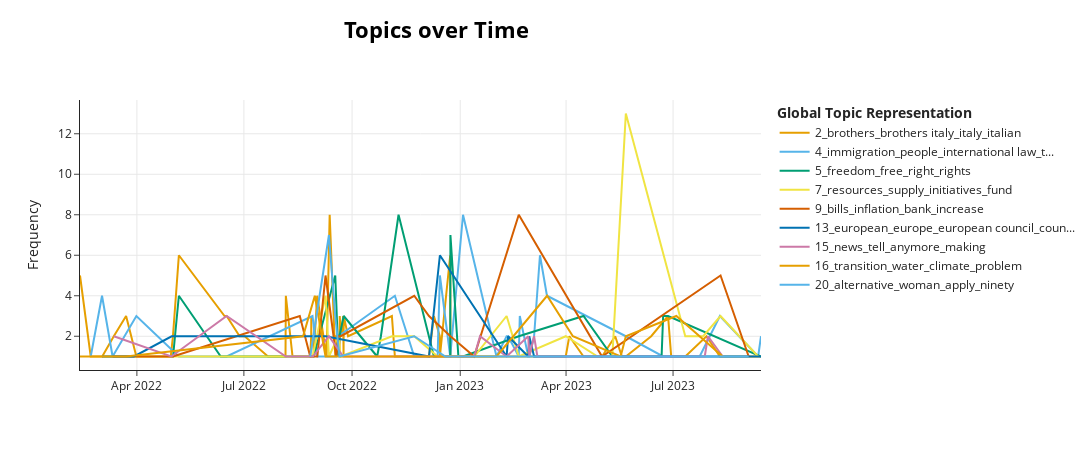

Notebook cell for this chart:
### Markdown cell above
## Topics over time 

Make sure to use a limited number of unique timestamps (<100) as the c-TF-IDF representation will be calculated at each single unique timestamp. Having a large number of unique timestamps can take some time to be calculated. Moreover, there aren't many use-cased where you would like to see the difference in topic representations over more than 100 different timestamps.

### Code cell
topics_over_time = topic_model.topics_over_time(docs, timestamps)
topic_model.visualize_topics_over_time(topics_over_time, topics=topics)

### Figure 1 — Plotly figure (JSON) as saved in the notebook; plotly's stock layout.template omitted (floating-point values rounded to 4 significant figures)
{"data": [{"hoverinfo": "text", "hovertext": ["<b>Topic 2</b><br>Words: brothers, brothers italy, italy, democratic party, democratic", "<b>Topic 2</b><br>Words: sorry, brothers, brothers italy, italy, italian", "<b>Topic 2</b><br>Words: happened say, say italian, happened, italian, say", "<b>Topic 2</b><br>Words: brothers, brothers italy, italy, italian, world", "<b>Topic 2</b><br>Words: discovered, mentioned, word, putin, unfortunately", "<b>Topic 2</b><br>Words: brothers, brothers italy, facts, italy, 2021", "<b>Topic 2</b><br>Words: issue parliament, lamorgese, minister, issue, yesterday", "<b>Topic 2</b><br>Words: conservative, giorgia meloni, giorgia, brothers, okay", "<b>Topic 2</b><br>Words: dark, dark shirt, shirt, tribute, black", "<b>Topic 2</b><br>Words: live italy, long live, live, brothers, long", "<b>Topic 2</b><br>Words: brothers, govern, brothers italy, party, illiberal", "<b>Topic 2</b><br>Words: brothers, brothers italy, italy continues, continues, grow", "<b>Topic 2</b><br>Words: italy continues, continues, course, giorgia, brothers", "<b>Topic 2</b><br>Words: centre, centre right, won, brothers, brother", "<b>Topic 2</b><br>Words: ius, hold, soli, ius soli, italian left", "<b>Topic 2</b><br>Words: blocked, france, just, italy, brothers", "<b>Topic 2</b><br>Words: alive, brothers, italy, brothers italy, italian", "<b>Topic 2</b><br>Words: cultural hegemony, italy cultural, left italy, hegemony, cultural", "<b>Topic 2</b><br>Words: brothers, brothers italy, elections, program, political", "<b>Topic 2</b><br>Words: brothers, brothers italy, italy, parts, western", "<b>Topic 2</b><br>Words: italy political, voted, legislature, remains, brothers", "<b>Topic 2</b><br>Words: revolution, relations, businesses, brothers, brothers italy", "<b>Topic 2</b><br>Words: work hard, italy worked, deserves, agriculture, hard", "<b>Topic 2</b><br>Words: island, draw, managed, small, world", "<b>Topic 2</b><br>Words: security, legality fight, right wing, fight degradation, brothers", "<b>Topic 2</b><br>Words: perspective, radical, account, introduction, proposed", "<b>Topic 2</b><br>Words: brothers, brothers italy, employed workers, management, intended", "<b>Topic 2</b><br>Words: giorgio, black, guys, daughter, making", "<b>Topic 2</b><br>Words: grew, prime ministers, germany, prime, ministers", "<b>Topic 2</b><br>Words: italian foreign, foreign minister, attempt, lost, goes", "<b>Topic 2</b><br>Words: immediately, suffer, home, thrown, italian brothers", "<b>Topic 2</b><br>Words: lift, palace, fifth september, living rooms, rooms", "<b>Topic 2</b><br>Words: brothers, water, brothers italy, par, environmental", "<b>Topic 2</b><br>Words: chico, brothers, brothers italy, italy, italy continue", "<b>Topic 2</b><br>Words: italian brothers, govern, ones, don want, brothers", "<b>Topic 2</b><br>Words: national team, team, national, dedicated, world", "<b>Topic 2</b><br>Words: italian, let, brothers, brothers italy, italy", "<b>Topic 2</b><br>Words: brothers, brothers italy, arrived, joint, behavior", "<b>Topic 2</b><br>Words: say brothers, explains, italy want, attack, brothers", "<b>Topic 2</b><br>Words: past, brothers, brothers italy, italy, italian", "<b>Topic 2</b><br>Words: symbol, cards, brothers, brothers italy, italy mean", "<b>Topic 2</b><br>Words: fantastic, window, taught, explain, making", "<b>Topic 2</b><br>Words: brothers, symbol, brothers italy, voted, italy", "<b>Topic 2</b><br>Words: sunday seven, sunday, september, fifth, symbol", "<b>Topic 2</b><br>Words: live italy, italy italy, long live, italy, ready", "<b>Topic 2</b><br>Words: given, great objective, italians, flag, ensure", "<b>Topic 2</b><br>Words: president european, met, president, european, von", "<b>Topic 2</b><br>Words: respect, laws italian, organize, laws, italian state", "<b>Topic 2</b><br>Words: cash limit, borders, limit, cash, italy", "<b>Topic 2</b><br>Words: car, looks, noticed, francesco, city", "<b>Topic 2</b><br>Words: saturday, piazza, celebrated, marks, foundation", "<b>Topic 2</b><br>Words: enter, enter italy, legally, illegally, italy", "<b>Topic 2</b><br>Words: know looking, matteo, guys, count, words", "<b>Topic 2</b><br>Words: italy say, say thank, thank, italy, say", "<b>Topic 2</b><br>Words: petrol italy, half euros, respectable, television, price petrol", "<b>Topic 2</b><br>Words: price, lower price, rises, uses, italy program", "<b>Topic 2</b><br>Words: organized crime, occupied, organized, crime, sixteen", "<b>Topic 2</b><br>Words: proud, believe italians, proud italy, italians proud, italians", "<b>Topic 2</b><br>Words: migratory, central mediterranean, europe italy, central, mediterranean", "<b>Topic 2</b><br>Words: leader, protagonist, yes italy, yes, italy", "<b>Topic 2</b><br>Words: january, italy, months, obviously italy, previous year", "<b>Topic 2</b><br>Words: world, wine, minister, minister san, giuliano", "<b>Topic 2</b><br>Words: studying, italian, know, brothers, brothers italy", "<b>Topic 2</b><br>Words: superbonus, thinking, example, brothers, brothers italy", "<b>Topic 2</b><br>Words: history, italian people, protagonists, italy want, results", "<b>Topic 2</b><br>Words: express condolences, japan, condolences, caused, giorgio", "<b>Topic 2</b><br>Words: lend hand, lend, guys, came, best", "<b>Topic 2</b><br>Words: world, silvio, influential, silvio berlusconi, berlusconi", "<b>Topic 2</b><br>Words: stop, right, brothers, brothers italy, italy", "<b>Topic 2</b><br>Words: instrumentally, predict, centre right, centre, led", "<b>Topic 2</b><br>Words: post office, million euros, post, invested, help families", "<b>Topic 2</b><br>Words: looked, attention, happy want, important role, great", "<b>Topic 2</b><br>Words: hires expected, half million, july, new hires, estimate", "<b>Topic 2</b><br>Words: expectations, live, brothers, brothers italy, italians", "<b>Topic 2</b><br>Words: authoritative, mario draghi, mario, draghi, mean"], "marker": {"color": "#E69F00"}, "mode": "lines", "name": "2_brothers_brothers italy_italy_italian", "type": "scatter", "x": ["2022-02-11T14:53:48", "2022-02-20T17:31:35", "2022-02-23T13:18:25", "2022-03-02T12:15:45", "2022-03-12T08:40:33", "2022-03-22T19:50:37", "2022-03-31T13:27:11", "2022-04-29T19:27:55", "2022-05-01T15:59:33", "2022-05-01T18:13:49", "2022-05-06T17:00:19", "2022-06-14T13:13:52", "2022-06-16T07:45:05", "2022-06-27T09:06:31", "2022-07-01T15:02:08", "2022-07-21T13:22:30", "2022-07-22T13:00:43", "2022-08-05T09:27:55", "2022-08-05T16:28:13", "2022-08-11T09:08:55", "2022-08-17T07:37:47", "2022-08-18T08:25:07", "2022-08-20T08:08:08", "2022-08-21T07:24:39", "2022-08-24T08:54:47", "2022-08-26T09:42:38", "2022-08-27T05:31:16", "2022-08-27T07:48:11", "2022-08-27T08:25:40", "2022-08-28T13:15:50", "2022-08-29T08:53:05", "2022-08-29T18:04:45", "2022-08-30T08:04:28", "2022-09-01T07:19:51", "2022-09-09T07:51:31", "2022-09-11T22:54:29", "2022-09-16T16:59:27", "2022-09-17T13:22:40", "2022-09-19T07:16:10", "2022-09-20T07:30:09", "2022-09-20T12:18:42", "2022-09-21T14:40:56", "2022-09-23T10:52:45", "2022-09-23T18:23:22", "2022-09-23T21:32:32", "2022-09-27T14:42:21", "2022-11-03T20:58:11", "2022-11-06T09:54:18", "2022-12-05T10:17:50", "2022-12-09T14:55:44", "2022-12-14T14:27:54", "2022-12-14T16:55:46", "2022-12-23T11:40:32", "2022-12-23T15:53:10", "2023-01-11T21:45:57", "2023-01-12T21:15:08", "2023-02-20T15:33:02", "2023-02-27T20:12:23", "2023-03-15T18:22:50", "2023-03-15T20:54:21", "2023-03-31T17:38:24", "2023-04-03T18:17:10", "2023-04-15T20:13:16", "2023-05-01T13:52:39", "2023-05-12T18:34:35", "2023-05-18T11:17:32", "2023-05-21T20:01:47", "2023-06-12T10:09:33", "2023-06-26T17:49:06", "2023-06-29T10:16:43", "2023-07-11T09:27:53", "2023-07-29T10:40:04", "2023-08-09T20:02:33", "2023-09-12T16:05:41", "2023-09-13T18:57:03"], "y": [5, 1, 1, 1, 2, 3, 1, 1, 2, 2, 6, 3, 3, 2, 2, 1, 1, 1, 4, 1, 1, 1, 1, 1, 1, 1, 2, 3, 2, 2, 1, 1, 2, 4, 1, 8, 1, 2, 2, 1, 3, 2, 3, 1, 3, 2, 3, 1, 1, 3, 2, 1, 6, 1, 1, 1, 1, 1, 1, 1, 1, 2, 1, 1, 2, 1, 1, 2, 3, 1, 1, 2, 1, 1, 1]}, {"hoverinfo": "text", "hovertext": ["<b>Topic 4</b><br>Words: immigrants, rome, thousands, illegal, want", "<b>Topic 4</b><br>Words: fleeing, faced, community, respectful, say years", "<b>Topic 4</b><br>Words: chinese model, virus, china, chinese, model", "<b>Topic 4</b><br>Words: emergency, existed, instead, immigration, dealers", "<b>Topic 4</b><br>Words: barricades, concessions, sea, public, immigration", "<b>Topic 4</b><br>Words: dangerous, dangerous person, free world, certain point, decides", "<b>Topic 4</b><br>Words: homes, fight, eighty, thousand, family", "<b>Topic 4</b><br>Words: citizenship income, citizenship, don afraid, say people, income", "<b>Topic 4</b><br>Words: regulatory changes, respectively, businesses citizens, regulatory, frequent", "<b>Topic 4</b><br>Words: income, citizen income, citizen, committee, helped", "<b>Topic 4</b><br>Words: heard, rule, tosi, demonstrations, look agree", "<b>Topic 4</b><br>Words: thirty years, years old, recipients, hire, old", "<b>Topic 4</b><br>Words: immigrants, immigration, decree, jobs, mean", "<b>Topic 4</b><br>Words: intend modify, people culture, confirm, modify, taking", "<b>Topic 4</b><br>Words: want fight, fight, immigration, trafficking, human", "<b>Topic 4</b><br>Words: happen, national borders, borders, national, immigration", "<b>Topic 4</b><br>Words: international law, international, law, authorization, forth", "<b>Topic 4</b><br>Words: traffickers, support ukraine, human traffickers, meetings, begun", "<b>Topic 4</b><br>Words: topic, issue, past, migration, conclusions", "<b>Topic 4</b><br>Words: european, approach migration, needs european, view changes, migration", "<b>Topic 4</b><br>Words: transferable, currently, wants, longer, immigration", "<b>Topic 4</b><br>Words: criminal, public, public housing, occupied, housing", "<b>Topic 4</b><br>Words: people risk, risk dying, ngos, route, demonstrates", "<b>Topic 4</b><br>Words: people risk, risk dying, ngos, route, demonstrates", "<b>Topic 4</b><br>Words: governmental organizations, non governmental, governmental, organizations, save", "<b>Topic 4</b><br>Words: trafficking, provides, crime, traffickers, death", "<b>Topic 4</b><br>Words: immigration, concerns, protection, relationship, right", "<b>Topic 4</b><br>Words: moved, speranza, experiencing, immediate answers, tragedy", "<b>Topic 4</b><br>Words: depth, suffer, stories, violence, persecution", "<b>Topic 4</b><br>Words: regards, migration, certainly, case, immigration", "<b>Topic 4</b><br>Words: citizenship income, citizenship, hires expected, campania, lot controversy", "<b>Topic 4</b><br>Words: migration, united, references, states european, development migration", "<b>Topic 4</b><br>Words: blanket, secondary, facing, want tell, bit like"], "marker": {"color": "#56B4E9"}, "mode": "lines", "name": "4_immigration_people_international law_t...", "type": "scatter", "x": ["2022-02-20T17:31:35", "2022-03-02T08:21:13", "2022-03-11T08:13:53", "2022-03-31T13:27:11", "2022-05-06T17:00:19", "2022-06-16T07:45:05", "2022-08-28T08:41:23", "2022-09-01T11:00:10", "2022-09-17T13:22:40", "2022-09-19T07:16:10", "2022-11-06T09:54:18", "2022-11-22T20:52:09", "2022-12-06T12:12:07", "2022-12-12T17:40:37", "2022-12-14T16:55:46", "2022-12-23T11:40:32", "2023-01-03T08:30:45", "2023-01-31T20:04:40", "2023-02-09T10:44:06", "2023-02-10T16:55:28", "2023-02-19T18:32:15", "2023-02-20T15:33:02", "2023-02-27T20:12:23", "2023-02-28T17:17:52", "2023-03-04T19:29:39", "2023-03-09T19:13:12", "2023-03-15T18:22:50", "2023-05-21T20:01:47", "2023-06-22T13:26:10", "2023-07-23T14:28:34", "2023-08-09T20:02:33", "2023-09-11T09:02:24", "2023-09-13T18:57:03"], "y": [1, 4, 1, 3, 1, 1, 3, 1, 1, 2, 4, 1, 1, 1, 5, 1, 8, 1, 2, 2, 1, 3, 1, 1, 2, 6, 4, 2, 1, 1, 3, 1, 2]}, {"hoverinfo": "text", "hovertext": ["<b>Topic 5</b><br>Words: giuseppe, conte, networks, saturday, arrives", "<b>Topic 5</b><br>Words: freedom, free, right, rights, liberal", "<b>Topic 5</b><br>Words: right, liberal, country, distance, europeanism", "<b>Topic 5</b><br>Words: poverty exactly, freedom, depend, build, poverty", "<b>Topic 5</b><br>Words: earth, freedom, free, right, rights", "<b>Topic 5</b><br>Words: freedom, matter, new, free, right", "<b>Topic 5</b><br>Words: freedom, guaranteed, favor, safety, safety citizens", "<b>Topic 5</b><br>Words: express solidarity, justice, victim, express, video", "<b>Topic 5</b><br>Words: cost, does, freedom, free, right", "<b>Topic 5</b><br>Words: taken, longer, freedom, free, right", "<b>Topic 5</b><br>Words: rights, away, right, don want, away rights", "<b>Topic 5</b><br>Words: disabled, think, freedom, free, right", "<b>Topic 5</b><br>Words: social, era, freedom, mass, expression thought", "<b>Topic 5</b><br>Words: restore, freedom, greatness, sunday seven, freedom nation", "<b>Topic 5</b><br>Words: loyally, exercise, faithful, laws, mandate", "<b>Topic 5</b><br>Words: free, person, consist, freedom, exactly", "<b>Topic 5</b><br>Words: freedom, value, democracies, regimes, celebrating", "<b>Topic 5</b><br>Words: liberation, freedom, free, right, rights", "<b>Topic 5</b><br>Words: freedom, free, right, rights, liberal", "<b>Topic 5</b><br>Words: free, extent, choice, love, choice choice", "<b>Topic 5</b><br>Words: future, freedom, free, right, rights", "<b>Topic 5</b><br>Words: different, freedom, free, right, rights", "<b>Topic 5</b><br>Words: free, repeat, isn, risk, tell", "<b>Topic 5</b><br>Words: freedom, knowledge, fun, know make, studying", "<b>Topic 5</b><br>Words: article constitution, article, constitution, freedom, free", "<b>Topic 5</b><br>Words: child, does prevent, rediscover, beauty, parents", "<b>Topic 5</b><br>Words: love, country, freedom, free, right", "<b>Topic 5</b><br>Words: reliable, presentable, achieved, governing, perfectly", "<b>Topic 5</b><br>Words: beliefs, man, afraid, defend, freedom", "<b>Topic 5</b><br>Words: don know, know, don, freedom, democracy", "<b>Topic 5</b><br>Words: remember, freedom, free, right, rights", "<b>Topic 5</b><br>Words: freedom, religious, forgotten, freedoms, remaining", "<b>Topic 5</b><br>Words: seek, does mean, allowed, mean, respect", "<b>Topic 5</b><br>Words: meaning, freedom, free, right, rights"], "marker": {"color": "#009E73"}, "mode": "lines", "name": "5_freedom_free_right_rights", "type": "scatter", "x": ["2022-04-30T07:15:20", "2022-05-01T18:13:49", "2022-05-06T17:00:19", "2022-06-11T08:15:36", "2022-06-27T09:06:31", "2022-08-11T09:08:55", "2022-08-16T07:11:20", "2022-08-22T13:32:55", "2022-08-26T09:42:38", "2022-08-29T08:53:05", "2022-09-16T16:59:27", "2022-09-19T07:16:10", "2022-09-20T07:30:09", "2022-09-23T21:32:32", "2022-10-22T08:24:39", "2022-10-25T12:22:57", "2022-11-09T12:40:31", "2022-12-09T14:55:44", "2022-12-23T11:40:32", "2022-12-23T15:53:10", "2022-12-30T09:52:49", "2023-01-03T08:30:45", "2023-02-19T18:32:15", "2023-04-15T20:13:16", "2023-05-10T08:18:03", "2023-05-12T18:34:35", "2023-05-15T06:23:25", "2023-06-06T17:59:21", "2023-06-12T10:09:33", "2023-06-12T16:23:48", "2023-06-21T05:49:53", "2023-06-22T13:26:10", "2023-06-26T17:49:06", "2023-09-13T18:57:03"], "y": [1, 1, 4, 1, 1, 1, 1, 1, 1, 1, 5, 1, 2, 3, 1, 2, 8, 1, 1, 7, 1, 1, 2, 3, 1, 1, 1, 1, 1, 1, 1, 3, 3, 1]}, {"hoverinfo": "text", "hovertext": ["<b>Topic 7</b><br>Words: provide assistance, assistance, provide, nations, resources", "<b>Topic 7</b><br>Words: used, active policies, right said, active, companies hire", "<b>Topic 7</b><br>Words: promoting, farmers, supply chain, chain, agricultural", "<b>Topic 7</b><br>Words: tens, tens billions, useless, thrown, billions", "<b>Topic 7</b><br>Words: campaigns, animals, carried, information, schools", "<b>Topic 7</b><br>Words: single market, reduce bills, intervene immediately, allocate resources, allocate", "<b>Topic 7</b><br>Words: implemented, centers, date, carried, exist", "<b>Topic 7</b><br>Words: training period, economic support, hardship, support training, huge", "<b>Topic 7</b><br>Words: individuals, economic activities, solidarity fund, usury, activities", "<b>Topic 7</b><br>Words: resources, shortest, time possible, ground, increase costs", "<b>Topic 7</b><br>Words: resources, elements, overcome, extra profits, raised", "<b>Topic 7</b><br>Words: better defined, contents, defined, resources, better", "<b>Topic 7</b><br>Words: entire supply, chain, supply chain, supply, entire", "<b>Topic 7</b><br>Words: chains, supply chains, competitiveness, supply, strength", "<b>Topic 7</b><br>Words: track, sensible, save, companies, save companies", "<b>Topic 7</b><br>Words: autonomous, medical, work recent, chapter, regions", "<b>Topic 7</b><br>Words: entire supply, supply chain, chain, organizing, supply", "<b>Topic 7</b><br>Words: reason don, strategy, industrial, reason, policy", "<b>Topic 7</b><br>Words: resources, cases, spend, things, mobilized", "<b>Topic 7</b><br>Words: euros allocated, setting, million euros, families difficulty, help families", "<b>Topic 7</b><br>Words: initiatives, projects, organizations, development, resources", "<b>Topic 7</b><br>Words: government set, disposal, government means, medium term, support work", "<b>Topic 7</b><br>Words: resources, cost money, mortgage, topic, face", "<b>Topic 7</b><br>Words: maritime, major, release, project, india"], "marker": {"color": "#F0E442"}, "mode": "lines", "name": "7_resources_supply_initiatives_fund", "type": "scatter", "x": ["2022-03-02T08:21:13", "2022-08-17T07:37:47", "2022-08-20T08:08:08", "2022-08-26T09:42:38", "2022-08-28T08:41:23", "2022-09-08T10:35:19", "2022-09-11T08:07:25", "2022-09-19T07:16:10", "2022-09-21T08:56:37", "2022-11-03T20:58:11", "2022-11-22T20:52:09", "2022-12-12T17:40:37", "2023-01-12T21:15:08", "2023-02-09T10:44:06", "2023-02-19T18:32:15", "2023-03-31T18:56:58", "2023-04-27T19:59:27", "2023-05-10T08:18:03", "2023-05-21T20:01:47", "2023-07-11T09:27:53", "2023-07-23T14:28:34", "2023-07-26T14:27:42", "2023-08-10T09:22:06", "2023-09-11T09:02:24"], "y": [1, 1, 1, 1, 1, 4, 1, 2, 1, 2, 2, 1, 1, 3, 1, 2, 1, 1, 13, 2, 2, 2, 3, 1]}, {"hoverinfo": "text", "hovertext": ["<b>Topic 9</b><br>Words: midst, raw materials, raw, materials, sees", "<b>Topic 9</b><br>Words: dark, dark shirt, shirt, listen, true", "<b>Topic 9</b><br>Words: electricity, inflation, bills, gas bills, explosive", "<b>Topic 9</b><br>Words: low, bills, inflation, bank, increase", "<b>Topic 9</b><br>Words: filling, bills, inflation, bank, increase", "<b>Topic 9</b><br>Words: richer poorer, poorer, richer, years old, boy", "<b>Topic 9</b><br>Words: bills, energy, price energy, produced, gas", "<b>Topic 9</b><br>Words: poorly, operating, changed, initial, correct", "<b>Topic 9</b><br>Words: thousand thousand, thousand, billion euros, spent, period", "<b>Topic 9</b><br>Words: bills, economic, economic situation, energy bills, economic activities", "<b>Topic 9</b><br>Words: thousand euros, bills, euros, isee, thousand", "<b>Topic 9</b><br>Words: cash, cash limit, limit, european market, countries", "<b>Topic 9</b><br>Words: knows, owes, worth, bills, inflation", "<b>Topic 9</b><br>Words: inflation, help, shopping, innovative, mind", "<b>Topic 9</b><br>Words: hand, spend, bubble, parallel, generated", "<b>Topic 9</b><br>Words: inflation, time, bills, bank, increase", "<b>Topic 9</b><br>Words: bank, mortgages, increase, deposit bank, deposit", "<b>Topic 9</b><br>Words: office, pay, family, did, year"], "marker": {"color": "#D55E00"}, "mode": "lines", "name": "9_bills_inflation_bank_increase", "type": "scatter", "x": ["2022-03-11T08:13:53", "2022-05-01T15:59:33", "2022-08-17T13:04:55", "2022-08-26T09:42:38", "2022-08-27T07:48:11", "2022-09-01T11:00:10", "2022-09-08T10:35:19", "2022-09-17T13:22:40", "2022-09-19T07:16:10", "2022-09-21T08:56:37", "2022-11-22T20:52:09", "2022-12-05T10:17:50", "2022-12-23T15:53:10", "2023-01-12T21:15:08", "2023-02-19T18:32:15", "2023-05-01T13:52:39", "2023-08-10T09:22:06", "2023-09-03T07:28:10"], "y": [1, 1, 3, 1, 1, 1, 5, 1, 2, 2, 4, 3, 2, 1, 8, 1, 5, 1]}, {"hoverinfo": "text", "hovertext": ["<b>Topic 13</b><br>Words: mainstream, eastern, european commission, commission, countries", "<b>Topic 13</b><br>Words: written document, asks, partly, document, true", "<b>Topic 13</b><br>Words: absurd, face great, suddenly, challenges time, useless", "<b>Topic 13</b><br>Words: convinced, choice, european, atlantic, equally", "<b>Topic 13</b><br>Words: europeanism, convenient, months ago, presentable, didn want", "<b>Topic 13</b><br>Words: eu citizens, easier, non eu, usually, eu", "<b>Topic 13</b><br>Words: european, european level, europe, level, mediterranean", "<b>Topic 13</b><br>Words: awareness, european council, imagine, council, matter", "<b>Topic 13</b><br>Words: european council, council, european, approach, seen recent", "<b>Topic 13</b><br>Words: deal matter, need europe, departures, quickly, humanity", "<b>Topic 13</b><br>Words: european, european council, council, departures, need europe", "<b>Topic 13</b><br>Words: letter european, european, responded, council european, letter", "<b>Topic 13</b><br>Words: issue european, central mediterranean, impetus, route, central", "<b>Topic 13</b><br>Words: spirit, intend follow, european level, firmly, path", "<b>Topic 13</b><br>Words: def, april, presenting, feel, commitments", "<b>Topic 13</b><br>Words: european union, union, european, europe, security", "<b>Topic 13</b><br>Words: criteria, indispensable, reiterated, transition, europe", "<b>Topic 13</b><br>Words: say great, partners, european commission, commission, worked", "<b>Topic 13</b><br>Words: giving, rest world, lessons, attentive, rest", "<b>Topic 13</b><br>Words: states european, united states, united, european union, union", "<b>Topic 13</b><br>Words: able unthinkable, unthinkable, possible, europe, able", "<b>Topic 13</b><br>Words: movements, hand defending, primary movements, external borders, lend hand"], "marker": {"color": "#0072B2"}, "mode": "lines", "name": "13_european_europe_european council_coun...", "type": "scatter", "x": ["2022-03-02T08:21:13", "2022-03-13T10:51:43", "2022-03-29T13:21:15", "2022-04-30T14:00:56", "2022-09-08T10:35:19", "2022-12-05T10:17:50", "2022-12-14T16:55:46", "2023-02-09T10:44:06", "2023-02-10T16:55:28", "2023-02-27T20:12:23", "2023-02-28T17:17:52", "2023-03-04T19:29:39", "2023-03-15T18:22:50", "2023-03-15T20:54:21", "2023-04-27T19:59:27", "2023-06-01T14:30:32", "2023-07-03T19:14:52", "2023-07-18T13:11:16", "2023-07-23T14:28:34", "2023-07-29T10:40:04", "2023-09-12T16:05:41", "2023-09-13T18:57:03"], "y": [1, 1, 1, 2, 2, 1, 6, 1, 2, 1, 2, 1, 1, 1, 1, 1, 1, 1, 1, 1, 1, 1]}, {"hoverinfo": "text", "hovertext": ["<b>Topic 15</b><br>Words: book, look ll, written book, deliberately, sentence", "<b>Topic 15</b><br>Words: repression, code, dissent, news, tell", "<b>Topic 15</b><br>Words: anymore, murderous propaganda, murderous, lumped, broadcast", "<b>Topic 15</b><br>Words: social media, reconstructions, media, leaders, social", "<b>Topic 15</b><br>Words: ago, year ago, earned, hired, years ago", "<b>Topic 15</b><br>Words: press, foreign, opposition government, interview, badly", "<b>Topic 15</b><br>Words: news, need, opponents, don need, making", "<b>Topic 15</b><br>Words: lies, lie, internet, right don, parts", "<b>Topic 15</b><br>Words: say things, aren, point say, convinced, true", "<b>Topic 15</b><br>Words: attack, making, politics, objective, topic", "<b>Topic 15</b><br>Words: race, platform, speculation, day, president", "<b>Topic 15</b><br>Words: falsehoods, shipwrecked, government measures, measures non, governmental organizations", "<b>Topic 15</b><br>Words: falsehoods, shipwrecked, government measures, measures non, governmental organizations", "<b>Topic 15</b><br>Words: tell story, conscience, reconstructions, story, frankly", "<b>Topic 15</b><br>Words: tell, tell story, good news, story, prejudice", "<b>Topic 15</b><br>Words: paradoxically, believe, say, news, tell", "<b>Topic 15</b><br>Words: judiciary, mobilized, attacks, police, working", "<b>Topic 15</b><br>Words: international, night, washington, world, american", "<b>Topic 15</b><br>Words: white house, white, usually, truth, house", "<b>Topic 15</b><br>Words: coverage, provide, news, tell, anymore"], "marker": {"color": "#CC79A7"}, "mode": "lines", "name": "15_news_tell_anymore_making", "type": "scatter", "x": ["2022-03-12T08:40:33", "2022-04-30T07:15:20", "2022-06-16T07:45:05", "2022-08-05T16:28:13", "2022-08-17T13:04:55", "2022-08-28T13:15:50", "2022-09-11T08:07:25", "2022-09-23T10:52:45", "2023-01-12T21:15:08", "2023-01-17T19:44:01", "2023-02-09T10:44:06", "2023-02-27T20:12:23", "2023-02-28T17:17:52", "2023-03-04T19:29:39", "2023-03-07T14:49:45", "2023-04-27T19:59:27", "2023-07-26T14:27:42", "2023-07-27T22:44:53", "2023-07-30T16:24:12", "2023-08-12T06:05:11"], "y": [2, 1, 3, 1, 1, 1, 2, 1, 1, 2, 1, 2, 1, 2, 1, 1, 1, 1, 2, 1]}, {"hoverinfo": "text", "hovertext": ["<b>Topic 16</b><br>Words: want home, expand, want expand, want, home", "<b>Topic 16</b><br>Words: purpose, green pass, green, pass, need", "<b>Topic 16</b><br>Words: covid contagion, ventilation, mechanical, mechanical ventilation, controlled", "<b>Topic 16</b><br>Words: climate, lands, food safety, fundamental tool, heritage", "<b>Topic 16</b><br>Words: plants, infrastructure, water, extraordinary, essence", "<b>Topic 16</b><br>Words: sources, bureaucracy, path, energy, time", "<b>Topic 16</b><br>Words: building, bonus measure, stock, transition, created", "<b>Topic 16</b><br>Words: transition, water, climate, problem, green", "<b>Topic 16</b><br>Words: events, areas, climate, million allocated, roads", "<b>Topic 16</b><br>Words: electric, think problem, just, problem, transition", "<b>Topic 16</b><br>Words: years italy, waste, capacity, moving, victim", "<b>Topic 16</b><br>Words: worsen, weather, expected, conditions, hours", "<b>Topic 16</b><br>Words: weather, um situation, optimize, bad weather, needed hours", "<b>Topic 16</b><br>Words: transition, hand, hand hand, environmental, dismantle", "<b>Topic 16</b><br>Words: summer, eh, little, know, transition"], "marker": {"color": "#E69F00"}, "mode": "lines", "name": "16_transition_water_climate_problem", "type": "scatter", "x": ["2022-02-11T14:53:48", "2022-03-11T08:13:53", "2022-03-22T19:50:37", "2022-08-20T08:08:08", "2022-08-30T08:04:28", "2022-09-08T10:35:19", "2022-09-17T13:22:40", "2022-12-23T15:53:10", "2023-01-31T20:04:40", "2023-03-15T20:54:21", "2023-04-06T19:05:32", "2023-05-17T10:11:27", "2023-05-21T20:01:47", "2023-07-03T19:14:52", "2023-08-12T06:05:11"], "y": [1, 1, 1, 2, 4, 1, 1, 1, 1, 4, 2, 1, 2, 3, 1]}, {"hoverinfo": "text", "hovertext": ["<b>Topic 20</b><br>Words: birth children, young couples, birth, couples, idea", "<b>Topic 20</b><br>Words: woman, women, mothers, apply, self", "<b>Topic 20</b><br>Words: alternative, apply, ninety, woman, law", "<b>Topic 20</b><br>Words: criteria, possibility, alternative, woman, apply", "<b>Topic 20</b><br>Words: let add, baby, let, add, mothers", "<b>Topic 20</b><br>Words: offend, baby, born, asking, does", "<b>Topic 20</b><br>Words: mother, alternative, woman, apply, ninety", "<b>Topic 20</b><br>Words: fuel, duties, excise, excise duties, having", "<b>Topic 20</b><br>Words: decision, presidency, alternative, woman, apply", "<b>Topic 20</b><br>Words: woman, longer, individual, taboo, scandalous", "<b>Topic 20</b><br>Words: happen, um, year, think, alternative", "<b>Topic 20</b><br>Words: intention, doesn, alternative, woman, apply"], "marker": {"color": "#56B4E9"}, "mode": "lines", "name": "20_alternative_woman_apply_ninety", "type": "scatter", "x": ["2022-08-26T09:42:38", "2022-09-11T08:07:25", "2022-09-16T16:59:27", "2022-09-20T07:30:09", "2022-11-22T20:52:09", "2022-12-19T09:03:15", "2022-12-23T15:53:10", "2023-01-12T21:15:08", "2023-03-15T20:54:21", "2023-05-12T18:34:35", "2023-05-15T06:23:25", "2023-09-03T07:28:10"], "y": [1, 7, 3, 1, 2, 1, 1, 1, 1, 1, 1, 1]}], "layout": {"height": 450, "hoverlabel": {"bgcolor": "white", "font": {"family": "Rockwell", "size": 16}}, "legend": {"title": {"text": "<b>Global Topic Representation"}}, "title": {"font": {"color": "Black", "size": 22}, "text": "<b>Topics over Time</b>", "x": 0.4, "xanchor": "center", "y": 0.95, "yanchor": "top"}, "width": 1250, "xaxis": {"showgrid": true}, "yaxis": {"showgrid": true, "title": {"text": "Frequency"}}}}
